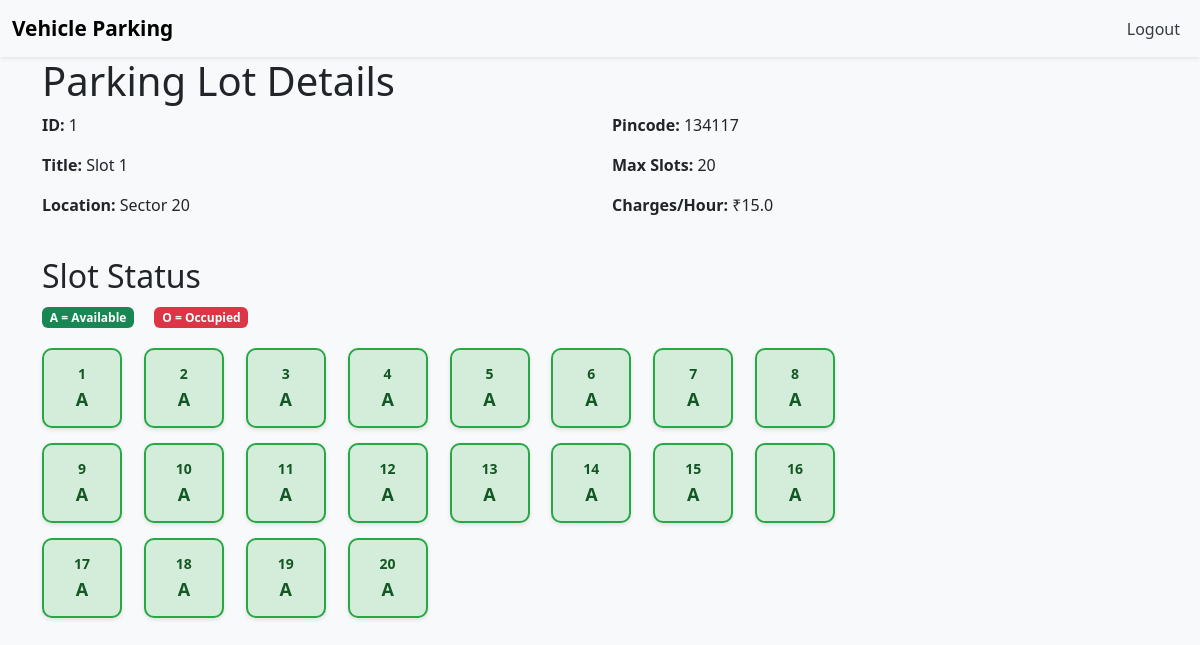
Screenshot of /slot/1/ (signed in) with the database file from the repository.
### models.py (models this page shows)
class LotInfo(db.Model):
    __tablename__ = 'lots_info'
    lot_id = db.Column(db.Integer, primary_key=True)
    lot_title = db.Column(db.String(120), nullable=False)
    lot_location = db.Column(db.String(200))
    lot_zip = db.Column(db.String(10))
    rate_per_hr = db.Column(db.Float, nullable=False)
    total_slots = db.Column(db.Integer, nullable=False)
    slot_list = db.relationship('LotSlot', backref='parent_lot', cascade="all, delete", lazy=True)

class LotSlot(db.Model):
    __tablename__ = 'lot_slots'
    slot_id = db.Column(db.Integer, primary_key=True)
    parent_id = db.Column(db.Integer, db.ForeignKey('lots_info.lot_id'), nullable=False)
    slot_status = db.Column(db.String(1), default='A')
    current_reservation = db.relationship('SlotReservation', backref='reserved_slot', lazy=True, uselist=False)

### routes.py (the view)
    @app.route('/slot/<int:slot_id>/')
    def view_slot(slot_id):
        slot = LotInfo.query.get(slot_id)
        if not slot:
            flash("Slot not found.")
            return redirect(url_for('admin_login'))
        return render_template('show_slot.html', slot=slot)

### templates/show_slot.html (shortened to what this page needs)
{% extends "layout.html" %}
{% block content %}
<h1>Parking Lot Details</h1>
<div class="row mb-4">
    <div class="col-md-6">
        <p><strong>ID:</strong> {{ slot.lot_id }}</p>
        <p><strong>Title:</strong> {{ slot.lot_title }}</p>
        <p><strong>Location:</strong> {{ slot.lot_location }}</p>
    </div>
    <div class="col-md-6">
        <p><strong>Pincode:</strong> {{ slot.lot_zip }}</p>
        <p><strong>Max Slots:</strong> {{ slot.total_slots }}</p>
        <p><strong>Charges/Hour:</strong> ₹{{ slot.rate_per_hr }}</p>
    </div>
</div>
<h2 class="mt-4">Slot Status</h2>
<div class="mb-3">
    <span class="badge bg-success me-3">A = Available</span>
    <span class="badge bg-danger">O = Occupied</span>
</div>
<div class="slot-grid">
    {% for slot_obj in slot.slot_list %}
        <div class="slot-box {% if slot_obj.slot_status == 'O' %}occupied{% else %}available{% endif %}">
            <div class="slot-number">{{ loop.index }}</div>
            <div class="slot-status">{{ slot_obj.slot_status }}</div>
        </div>
    {% endfor %}
</div>
{% endblock %}

### templates/navbar.html (style rules this page uses)
body { background-color: #f8f9fa; }

### templates/show_slot.html (style rules this page uses)
.slot-grid { display: grid; grid-template-columns: repeat(auto-fill, minmax(80px, 1fr)); gap: 15px; max-width: 800px; margin-top: 20px; }
.slot-box { width: 80px; height: 80px; border-radius: 10px; display: flex; flex-direction: column; justify-content: center; align-items: center; font-weight: bold; box-shadow: 0 2px 4px rgba(0,0,0,0.1); transition: transform 0.2s ease; }
.slot-box.available { background-color: #d4edda; border: 2px solid #28a745; color: #155724; }
.slot-number { font-size: 14px; font-weight: bold; margin-bottom: 2px; }
.slot-status { font-size: 18px; font-weight: bold; }

### rows the page displays
LotInfo: lot_id "1", lot_title "Slot 1", lot_location "Sector 20", lot_zip "134117", total_slots "20", rate_per_hr "15.0"
LotSlot: slot_status "A"
LotSlot: slot_status "A"
LotSlot: slot_status "A"
LotSlot: slot_status "A"
LotSlot: slot_status "A"
LotSlot: slot_status "A"
LotSlot: slot_status "A"
LotSlot: slot_status "A"
LotSlot: slot_status "A"
LotSlot: slot_status "A"
LotSlot: slot_status "A"
LotSlot: slot_status "A"
LotSlot: slot_status "A"
LotSlot: slot_status "A"
LotSlot: slot_status "A"
LotSlot: slot_status "A"
LotSlot: slot_status "A"
LotSlot: slot_status "A"
LotSlot: slot_status "A"
LotSlot: slot_status "A"
